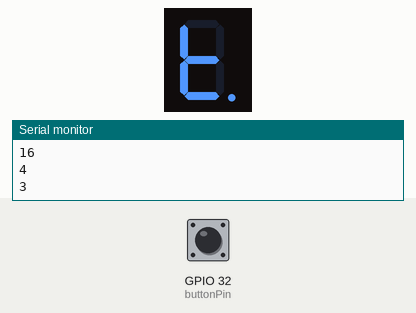
This sketch was run on a simulated ESP32. On the bench: 1-digit seven-segment display, the last lines printed to the serial monitor. Wiring (inferred from the names in the program): 1-digit 7-segment display, segments lit when LOW: segments GPIO 13, GPIO 12, GPIO 14, GPIO 27, GPIO 26, GPIO 25, GPIO 33, GPIO 3. The inputs (shaded band) are chosen by the test bench; at power-on: GPIO 32 (buttonPin) HIGH. Random numbers use the default seed unless the sketch sets one; the segment pins are drawn as the display they are named for.

Above: at 1.6 s.
1.7 s: GPIO 32 (buttonPin) pulled LOW for 0.15 s
At 2.7 s:
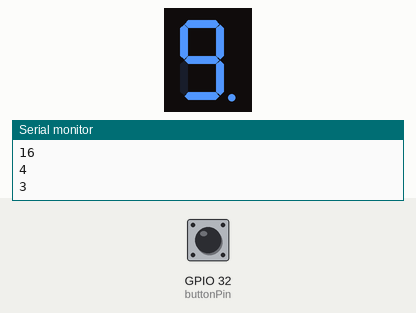
4.8 s: GPIO 32 (buttonPin) pulled LOW for 1 s
At 7.5 s:
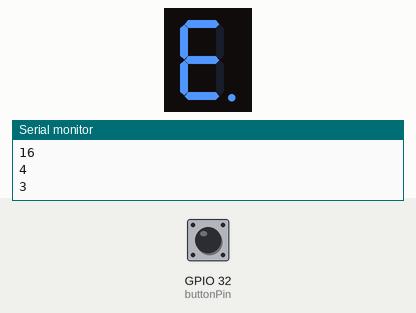
8.8 s: GPIO 32 (buttonPin) pulled LOW for 3.2 s
At 13.5 s:
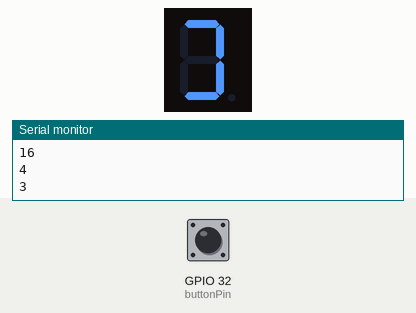
14.2 s: GPIO 32 (buttonPin) pulled LOW for 0.15 s
At 16.1 s:
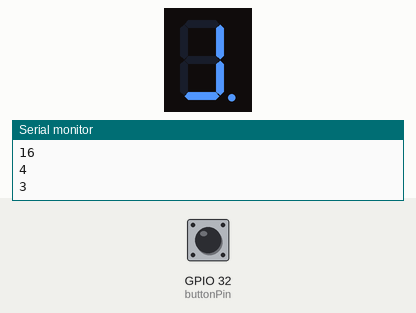
17.3 s: GPIO 32 (buttonPin) pulsed LOW 2 times (0.12 s each, 0.3 s apart)
At 20.86 s:
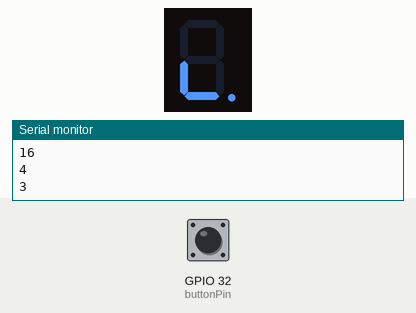
20.9 s: GPIO 32 (buttonPin) pulled LOW for 0.15 s
At 22.1 s:
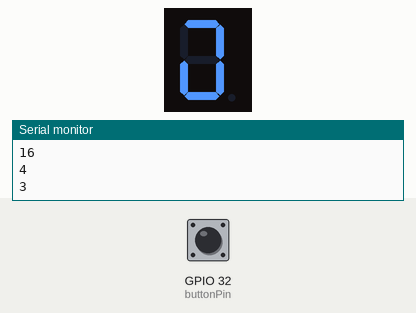
Timing chart, 0 to 23.9 s (numbered marks = the images above; inputs shaded):
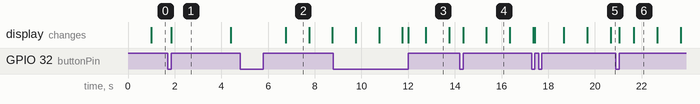

The sketch:

Medidor-de-intervalos-PWM.ino
```cpp
// Pines de los leds
const byte ledPin = 3;

const int ledPins[] = {13, 12, 14, 27};
const byte numLeds = sizeof(ledPins) / 2;

const byte rgbPins[] = {26, 25, 33};
const byte RGB = 3;

// Pines del 7 segmentos
const int segmentA = 13;
const int segmentB = 12;
const int segmentC = 14;
const int segmentD = 27;
const int segmentE = 26;
const int segmentF = 25;
const int segmentG = 33;

// Números del 7 segmentos
int numeros[10][7] = {
  {1, 1, 1, 1, 1, 1, 0},  // 0
  {0, 1, 1, 0, 0, 0, 0},  // 1
  {1, 1, 0, 1, 1, 0, 1},  // 2
  {1, 1, 1, 1, 0, 0, 1},  // 3
  {0, 1, 1, 0, 0, 1, 1},  // 4
  {1, 0, 1, 1, 0, 1, 1},  // 5
  {1, 0, 1, 1, 1, 1, 1},  // 6
  {1, 1, 1, 0, 0, 0, 0},  // 7
  {1, 1, 1, 1, 1, 1, 1},  // 8
  {1, 1, 1, 0, 0, 1, 1}   // 9
};

// Control de números del 7 segmentos
int numeroActual = 1;

// Pin del botón
const int buttonPin = 32;

// Variable para almacenar el estado anterior del botón
int botStAn = LOW;

// Variable para almacenar los pulsos
int pulseCount = 0;

// Variables para controlar los estados del led
bool ledState = false;
unsigned long tiempoAnteriror = 0;
unsigned long interval = 1000; // Define el tiempo de espera

bool ledStates[] = {false, false, false, false};
unsigned long tiempoAnt[] = {0, 0, 0, 0};
//unsigned long tiempoDes[] = {50, 100, 150};
unsigned long tiempoDes = 50;
 byte ledBr[] = {0, 0, 0};
// Variable para almacenar el led actual a modificar (Punto2)
int ledActual = 0;

bool whileCont = false;

void setup() {
  pinMode(ledPin, OUTPUT);
  pinMode(buttonPin, INPUT_PULLUP); // Configurar el pin del botón como entrada con resistencia pull-up interna
  Serial.begin(9600); // Iniciar la comunicación serial para mostrar los resultados en el Monitor Serie
  for (int i = 0; i < numLeds; i++) {
    pinMode(ledPins[i], OUTPUT);
  }
  pinMode(segmentA, OUTPUT);
  pinMode(segmentB, OUTPUT);
  pinMode(segmentC, OUTPUT);
  pinMode(segmentD, OUTPUT);
  pinMode(segmentE, OUTPUT);
  pinMode(segmentF, OUTPUT);
  pinMode(segmentG, OUTPUT);
}

void loop() {

  // Leer el estado del botón
  int buttonState = digitalRead(buttonPin);

  // Contador de pulsos
  if (buttonState == HIGH && botStAn == LOW) {
    pulseCount++; // Incrementar el contador de pulsos
    Serial.print("Pulsos: ");
    Serial.println(pulseCount); // Debug del contador de pulsos
    Serial.println(sizeof(ledPins));
    Serial.println(sizeof(ledPins[0]));
    Serial.println(RGB);
    ledState = false;
    ledActual = 0;
     for (int i = 0; i < numLeds; i++) {
    digitalWrite(ledPins[i], LOW);
    }
  }

  // Actualizar el estado anterior del botón
  botStAn = buttonState;
  // Reiniciar el contador
   if(pulseCount > 3){
     pulseCount = 0;
  }
  // Ejecutar las distintas funciones correspondientes a las pulsaciones realizadas
  if(pulseCount == 0){
  punto1();
  }

  else if(pulseCount == 1){
  punto2();
  }

  else if(pulseCount == 2){
  punto3();
  }
  else if(pulseCount == 3){
  punto4();
  }
}
void punto1(){
// Obtener el tiempo actual
  unsigned long tiempoActual = millis();

  // Comprobar que el paso del tiempo es mayor al del intervalo
  if (tiempoActual - tiempoAnteriror >= interval) {
    //Actualizar  la variable de tiempo de referencia
    tiempoAnteriror = tiempoActual;

   // Establecer el estado del led como el opuesto al estado actual
    ledState = !ledState;
    digitalWrite(ledPin, ledState);
  }
}

void punto2() {
  // Obtener el tiempo actual
  unsigned long tiempoActual = millis();

  // Temporizador
  if (tiempoActual - tiempoAnt[ledActual] >= interval) {
    tiempoAnt[ledActual] = tiempoActual;

    // Invertir el estado del led actual
    ledStates[ledActual] = !ledStates[ledActual];
    digitalWrite(ledPins[ledActual], ledStates[ledActual]);

    // Seleccionar un LED aleatorio
    int previousLedIndex = ledActual;
    while (ledActual == previousLedIndex) {
      ledActual = random(0, numLeds);
    }
  }
}
 void punto3() {
    /* unsigned long tiempoActual = millis();
     for (int i = 0; i < numLeds; i++){
        if (tiempoActual - tiempoAnt[i] >= tiempoDes[i]){
            tiempoAnt[i] = tiempoActual;
            analogWrite(rgbPins[i], ledBr[i]);
          Serial.println("Se activó el IF");
          Serial.println(i);
          if(ledBr[2] > 0){
            whileCont = true;
          }
          while(whileCont == true){
            ledBr[i] -= 5;
            whileCont = false;
            Serial.println("Se activó el WHILE");
            Serial.println(ledBr[i]);

          }
        }
    }   */
     if (ledActual < RGB) {
    unsigned long tiempoActual = millis();
    if (tiempoActual - tiempoAnteriror >= tiempoDes) {
      tiempoAnteriror = tiempoActual;
      // Incrementar el brillo del led
      ledBr[ledActual] += 5;
      ledBr[ledActual] = constrain(ledBr[ledActual], 0, 255);
      // Actualizar el brillo del led
      analogWrite(rgbPins[ledActual], ledBr[ledActual]);
    }
    // Si el brillo del led actual ha alcanzado el máximo, pasar al siguiente LED
    if (ledBr[ledActual] >= 255) {
      ledActual++;
      Serial.println(ledBr[0]);
    }
  }
  // Apagar lentamente los led
  else {
    for (int i = RGB - 1; i >= 0; i--) {
      unsigned long tiempoActual = millis();
      if (tiempoActual - tiempoAnteriror >= tiempoDes) {
       tiempoAnteriror = tiempoActual;
        // Reducir el brillo del led
        ledBr[i] -= 5;
        ledBr[i] = constrain(ledBr[i], 0, 255);
        // Actualizar el birllo del led
        analogWrite(rgbPins[i], ledBr[i]);
      }
    }
        if (ledBr[0] <= 0) {
      ledActual = 0;
      // Establecer el brillo de todos los leds en 0
      for (int i = 0; i < RGB; i++) {
        ledBr[i] = 0;
        analogWrite(rgbPins[i], ledBr[i]);
      }
    }
  }

 }
 void punto4(){
  unsigned long tiempoActual = millis();

  if (tiempoActual - tiempoAnteriror >= 1000) {
    tiempoAnteriror = tiempoActual;
    mostrarNumero(numeroActual);

    // Incrementar el número actual
    numeroActual++;
    if (numeroActual > 9) {
      numeroActual = 0;
    }
  }
}
void mostrarNumero(int numero) {
  // Obtener los estados de los segmentos para el número dado
  int *estados = numeros[numero];

  // Establecer los pines del display según los estados de los segmentos
  digitalWrite(segmentA, estados[0]);
  digitalWrite(segmentB, estados[1]);
  digitalWrite(segmentC, estados[2]);
  digitalWrite(segmentD, estados[3]);
  digitalWrite(segmentE, estados[4]);
  digitalWrite(segmentF, estados[5]);
  digitalWrite(segmentG, estados[6]);
}
```

Measured:
- what the display in image 1 shows lasts 2.5 s, from 1.9 s to 4.4 s
- what the display in image 2 shows lasts 1.0 s, from 6.8 s to 7.8 s
